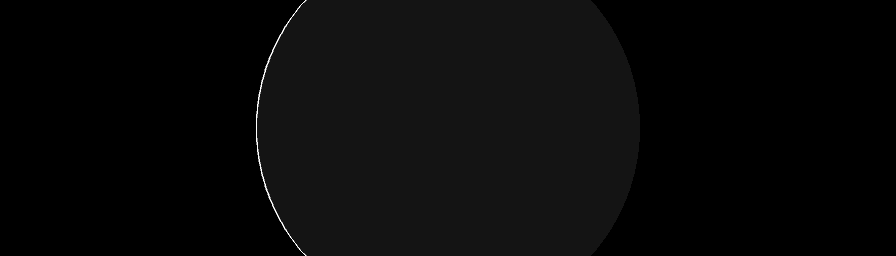

Below is a game level as drawn by its tile map, then a one-line description and the .tmx that defines it (tile-layer data replaced by summaries):
An orthogonal 56x16 tile map with 16x16 px tiles, 4 tile layers (map, blocks, actors, foreground), 3 tilesets.

<map version="1.2" tiledversion="1.2.4" orientation="orthogonal" renderorder="right-down" width="56" height="16" tilewidth="16" tileheight="16" hexsidelength="0" infinite="0" nextlayerid="6" nextobjectid="1">
  <properties>
    <property name="divert_timer" type="string" value="02_intro_move_camera" />
    <property name="divert_timerframes" type="int" value="1" />
  </properties>
  <tileset firstgid="1" source="../Actors.tsx" />
  <tileset firstgid="257" source="../Blocks.tsx" />
  <tileset firstgid="513" source="V_Intro.tileset.tsx" />
  <layer id="1" name="map" width="56" height="16">
    <data>[896 cells, 896 non-empty, 44 distinct tile ids]</data>
    <properties>
      <property name="amiga_aga_cd32" type="bool" value="true" />
      <property name="foreground" type="bool" value="False" />
    </properties>
  </layer>
  <layer id="2" name="blocks" width="56" height="16">
    <data>[896 cells, 0 non-empty, 0 distinct tile ids]</data>
    <properties>
      <property name="amiga_aga_cd32" type="bool" value="true" />
      <property name="foreground" type="bool" value="False" />
    </properties>
  </layer>
  <layer id="3" name="actors" width="56" height="16">
    <data>[896 cells, 0 non-empty, 0 distinct tile ids]</data>
    <properties>
      <property name="amiga_aga_cd32" type="bool" value="true" />
      <property name="foreground" type="bool" value="False" />
    </properties>
  </layer>
  <layer id="4" name="foreground" width="56" height="16">
    <data>[896 cells, 0 non-empty, 0 distinct tile ids]</data>
    <properties>
      <property name="amiga_aga_cd32" type="bool" value="true" />
      <property name="foreground" type="bool" value="True" />
    </properties>
  </layer>
  <objectgroup id="0" name="events" />
</map>
